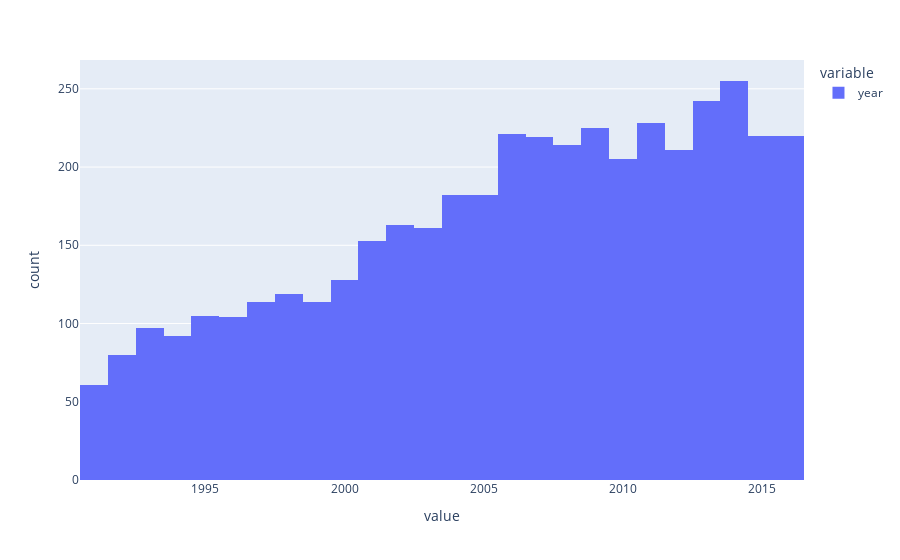

The cell this chart's notebook holds for it:
### Markdown cell above
# year

### Code cell
dfyear = dfduree.sort_values(by=['year'])
dfyear = dfyear[dfyear['year'] < year[1]]
dfyear = dfyear[dfyear['year'] > year[0]]

print(len(dfyear))

px.histogram(dfyear["year"])

### Figure 1 — Plotly figure (JSON) as saved in the notebook; plotly's stock layout.template omitted (floating-point values rounded to 4 significant figures; data arrays with more than 128 entries replaced by an {"elided": "..."} marker saying what was removed)
{"data": [{"alignmentgroup": "True", "bingroup": "x", "hovertemplate": "variable=year<br>value=%{x}<br>count=%{y}<extra></extra>", "legendgroup": "year", "marker": {"color": "#636efa", "pattern": {"shape": ""}}, "name": "year", "offsetgroup": "year", "orientation": "v", "showlegend": true, "type": "histogram", "x": {"elided": "4315 int values"}, "xaxis": "x", "yaxis": "y"}], "layout": {"barmode": "relative", "legend": {"title": {"text": "variable"}, "tracegroupgap": 0}, "margin": {"t": 60}, "xaxis": {"anchor": "y", "domain": [0, 1], "title": {"text": "value"}}, "yaxis": {"anchor": "x", "domain": [0, 1], "title": {"text": "count"}}}}
